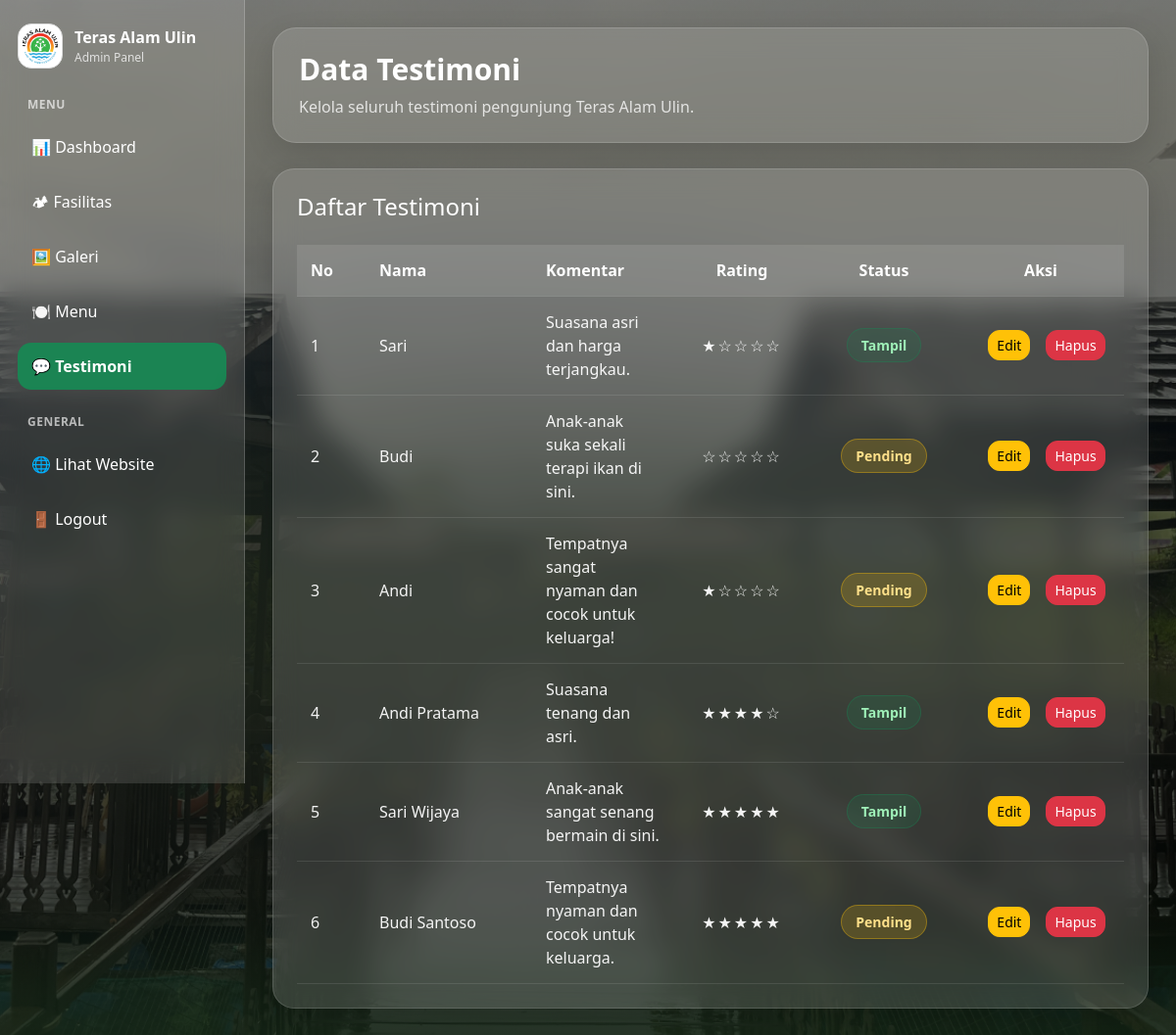
The page /admin/testimoni.php (signed in) on the database its author committed.
### tables this page shows
CREATE TABLE `testimoni` (
  `id` int NOT NULL,
  `nama` varchar(100) DEFAULT NULL,
  `komentar` text,
  `rating` int DEFAULT NULL,
  `status` enum('pending','tampil') NOT NULL DEFAULT 'pending'
);

### admin/testimoni.php (the view, shortened to what this page needs)
<?php
require '../config/koneksi.php';
$activePage = 'testimoni';
$data = mysqli_query($conn, "SELECT * FROM testimoni ORDER BY id DESC");
?>
<!DOCTYPE html>
<html lang="id">
<head>
<link href="https://cdn.jsdelivr.net/npm/bootstrap@5.3.3/dist/css/bootstrap.min.css" rel="stylesheet">
</head>
<body>
<div class="admin-layout">
    <?php include 'sidebar.php'; ?>
    <div class="main-content">
        <div class="topbar d-flex justify-content-between align-items-center flex-wrap gap-3">
            <div>
                <h2>Data Testimoni</h2>
                <p>Kelola seluruh testimoni pengunjung Teras Alam Ulin.</p>
            </div>
        </div>
        <div class="content-card">
            <h4 class="mb-4">Daftar Testimoni</h4>
            <table class="table-dark-glass testimoni-table">
                <thead>
                    <tr>
                        <th style="width: 70px;">No</th>
                        <th style="width: 170px;">Nama</th>
                        <th>Komentar</th>
                        <th style="width: 140px;">Rating</th>
                        <th style="width: 150px;">Status</th>
                        <th style="width: 170px;">Aksi</th>
                    </tr>
                </thead>
                <tbody>
                    <?php if ($data && mysqli_num_rows($data) > 0): ?>
                        <?php $no = 1; while ($row = mysqli_fetch_assoc($data)): ?>
                        <tr>
                            <td><?= $no++; ?></td>
                            <td><?= htmlspecialchars($row['nama']); ?></td>
                            <td><?= htmlspecialchars($row['komentar']); ?></td>
                            <td class="rating-bintang">
                                <?php
                                $rating = (int)$row['rating'];
                                for ($i = 1; $i <= 5; $i++) {
                                    echo $i <= $rating ? '★' : '☆';
                                }
                                ?>
                            </td>
                            <td>
                                <?php if (($row['status'] ?? '') === 'tampil'): ?>
                                    <span class="badge-status status-tampil">Tampil</span>
                                <?php else: ?>
                                    <span class="badge-status status-pending">Pending</span>
                                <?php endif; ?>
                            </td>
                            <td>
                                <div class="aksi-wrap">
                                    <a href="edit_testimoni.php?id=<?= $row['id']; ?>" class="btn btn-warning btn-sm">Edit</a>
                                    <a href="../aksi/aksi_hapus_testimoni.php?id=<?= $row['id']; ?>"
                                       class="btn btn-danger btn-sm"
                                       onclick="return confirm('Yakin hapus data?')">Hapus</a>
                                </div>
                            </td>
                        </tr>
                        <?php endwhile; ?>
                    <?php else: ?>
                        <tr>
                            <td colspan="6" style="text-align:center;">Belum ada data testimoni.</td>
                        </tr>
                    <?php endif; ?>
                </tbody>
            </table>
        </div>
    </div>
</div>
</body>
</html>

### admin/sidebar.php (shortened to what this page needs)
<div class="sidebar">
    <div>
        <div class="brand">
            <div class="brand-icon">
                <img src="../assets/img/logo.jpg" alt="Logo" width="40" height="40" style="object-fit:cover; border-radius:8px;">
            </div>
            <div>
                <div class="brand-title">Teras Alam Ulin</div>
                <div class="brand-subtitle">Admin Panel</div>
            </div>
        </div>
        <div class="menu-label">MENU</div>
        <a href="dashboard.php" class="sidebar-link <?= $activePage === 'dashboard' ? 'active' : ''; ?>">📊 Dashboard</a>
        <a href="fasilitas.php" class="sidebar-link <?= $activePage === 'fasilitas' ? 'active' : ''; ?>">🏕 Fasilitas</a>
        <a href="galeri.php" class="sidebar-link <?= $activePage === 'galeri' ? 'active' : ''; ?>">🖼️ Galeri</a>
        <a href="menu.php" class="sidebar-link <?= $activePage === 'menu' ? 'active' : ''; ?>">🍽️ Menu</a>
        <a href="testimoni.php" class="sidebar-link <?= $activePage === 'testimoni' ? 'active' : ''; ?>">💬 Testimoni</a>
        <div class="menu-label mt-4">GENERAL</div>
        <a href="../index.php" class="sidebar-link">🌐 Lihat Website</a>
        <a href="../logout.php" class="sidebar-link">🚪 Logout</a>
    </div>
</div>

### admin/layout_style.php (style rules this page uses)
body { margin: 0; min-height: 100vh; font-family: 'Segoe UI', sans-serif; background: none; position: relative; }
body::before { content: ""; position: fixed; inset: 0; background: linear-gradient(rgba(0,0,0,0.45), rgba(0,0,0,0.65)), url('../assets/img/hero.jpg') no-repeat center center; background-size: cover; z-index: -999; }
.admin-layout { display: flex; min-height: 100vh; position: relative; z-index: 1; }
.sidebar { width: 250px; background: rgba(255,255,255,0.12); backdrop-filter: blur(14px); padding: 24px 18px; border-right: 1px solid rgba(255,255,255,0.18); position: fixed; top: 0; left: 0; height: 100vh; z-index: 9999; }
.brand { display: flex; align-items: center; gap: 12px; margin-bottom: 28px; }
.brand-icon { width: 46px; height: 46px; border-radius: 14px; background: #fff; border: 1px solid #ddd; display: flex; align-items: center; justify-content: center; overflow: hidden; padding: 4px; }
.brand-icon img { width: 100%; height: 100%; object-fit: contain; }
.brand-title { font-weight: 700; font-size: 16px; color: white; }
.brand-subtitle { font-size: 12px; color: rgba(255,255,255,0.75); }
.menu-label { font-size: 12px; font-weight: 700; color: rgba(255,255,255,0.65); margin: 14px 10px 10px; letter-spacing: 0.5px; }
.sidebar-link { display: block; text-decoration: none; color: white; padding: 12px 14px; border-radius: 14px; margin-bottom: 8px; transition: 0.25s; font-weight: 500; background: transparent; position: relative; z-index: 11; pointer-events: auto; }
.sidebar-link.active { background: rgba(25,135,84,0.95); color: white; font-weight: 700; }
.main-content { flex: 1; padding: 28px; position: relative; z-index: 1; }
.topbar { background: rgba(255,255,255,0.14); backdrop-filter: blur(14px); -webkit-backdrop-filter: blur(14px); border: 1px solid rgba(255,255,255,0.14); border-radius: 24px; padding: 24px 26px; box-shadow: 0 10px 30px rgba(0,0,0,0.12); margin-bottom: 26px; color: white; position: relative; z-index: 1; }
.topbar h2 { margin: 0; font-weight: 700; font-size: 30px; }
.topbar p { margin: 8px 0 0; color: rgba(255,255,255,0.78); }
.content-card { background: rgba(255,255,255,0.14); backdrop-filter: blur(14px); -webkit-backdrop-filter: blur(14px); border: 1px solid rgba(255,255,255,0.14); border-radius: 22px; padding: 24px; box-shadow: 0 10px 24px rgba(0,0,0,0.12); color: white; margin-bottom: 24px; position: relative; z-index: 1; }
.main-content { margin-left: 250px; }
.table-dark-glass { width: 100%; border-collapse: collapse; color: white; }
.table-dark-glass thead th { background: rgba(255,255,255,0.10); color: white; padding: 14px; text-align: left; border-bottom: 1px solid rgba(255,255,255,0.15); }
.table-dark-glass tbody td { padding: 14px; border-bottom: 1px solid rgba(255,255,255,0.10); color: rgba(255,255,255,0.94); vertical-align: middle; }
.btn { border-radius: 12px; }
.table-dark-glass th:last-child, .table-dark-glass td:last-child { text-align: center; vertical-align: middle; }
.table-dark-glass td:last-child a { display: inline-block; margin: 0 4px; }

### admin/testimoni.php (style rules this page uses)
.testimoni-table th, .testimoni-table td { vertical-align: middle; }
.testimoni-table th:nth-child(4), .testimoni-table td:nth-child(4) { text-align: center; }
.testimoni-table th:nth-child(5), .testimoni-table td:nth-child(5) { text-align: center; }
.testimoni-table th:nth-child(6), .testimoni-table td:nth-child(6) { text-align: center; }
.aksi-wrap { display: flex; justify-content: center; align-items: center; gap: 8px; transform: translateX(6px); }
.badge-status { display: inline-block; padding: 6px 14px; border-radius: 999px; font-size: 14px; font-weight: 600; }
.status-tampil { background: rgba(25, 135, 84, 0.18); color: #9ff0b8; border: 1px solid rgba(25, 135, 84, 0.35); }
.status-pending { background: rgba(255, 193, 7, 0.18); color: #ffe08a; border: 1px solid rgba(255, 193, 7, 0.35); }
.rating-bintang { letter-spacing: 2px; white-space: nowrap; }

### rows shown on the page
testimoni: nama "Sari", komentar "Suasana asri dan harga terjangkau.", rating 1 (drawn), status "Tampil"
testimoni: nama "Budi", komentar "Anak-anak suka sekali terapi ikan di sini.", status "Pending"
testimoni: nama "Andi", komentar "Tempatnya sangat nyaman dan cocok untuk keluarga!", rating 1 (drawn), status "Pending"
testimoni: nama "Andi Pratama", komentar "Suasana tenang dan asri.", rating 4 (drawn), status "Tampil"
testimoni: nama "Sari Wijaya", komentar "Anak-anak sangat senang bermain di sini.", status "Tampil"
testimoni: nama "Budi Santoso", komentar "Tempatnya nyaman dan cocok untuk keluarga.", status "Pending"
